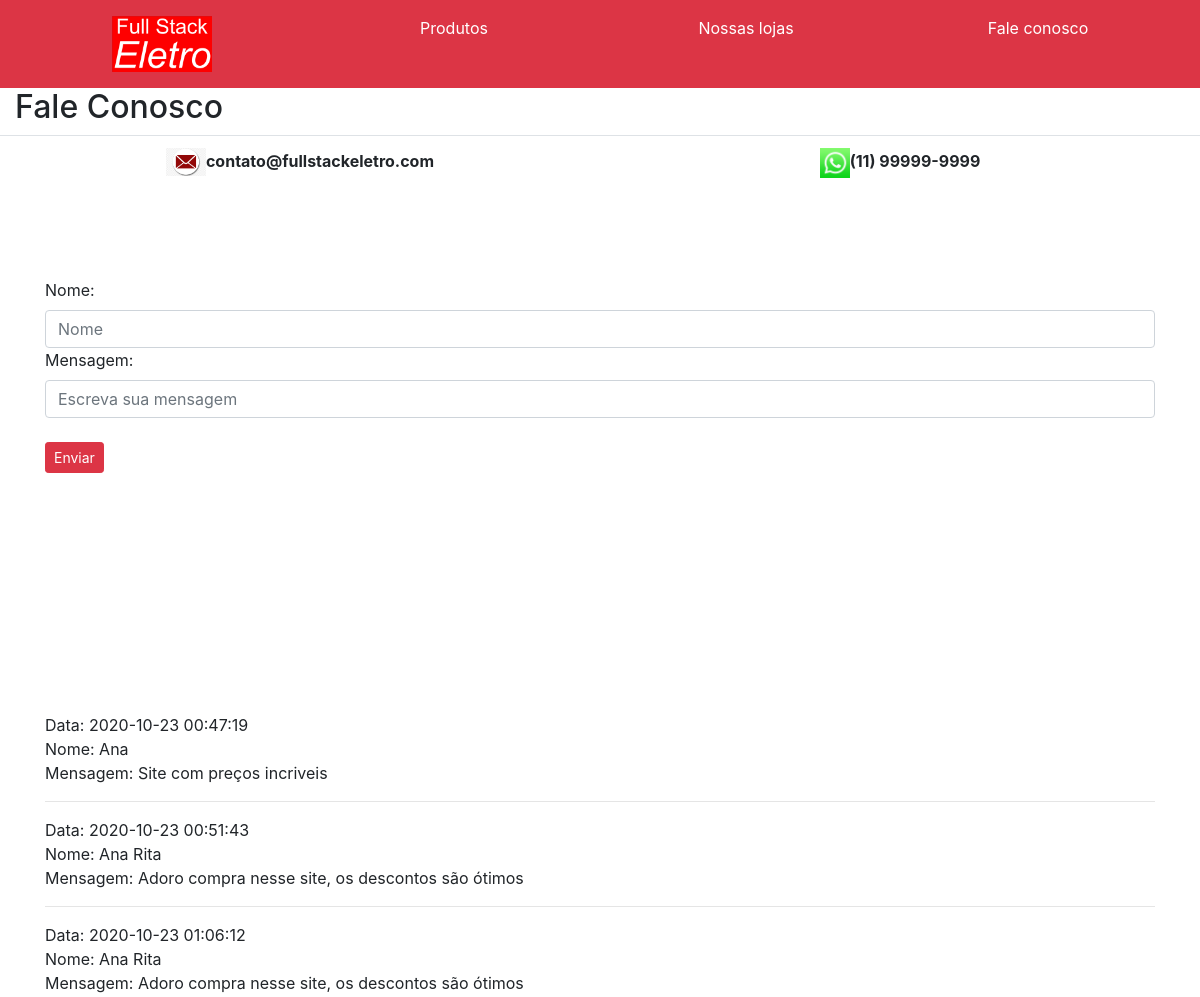
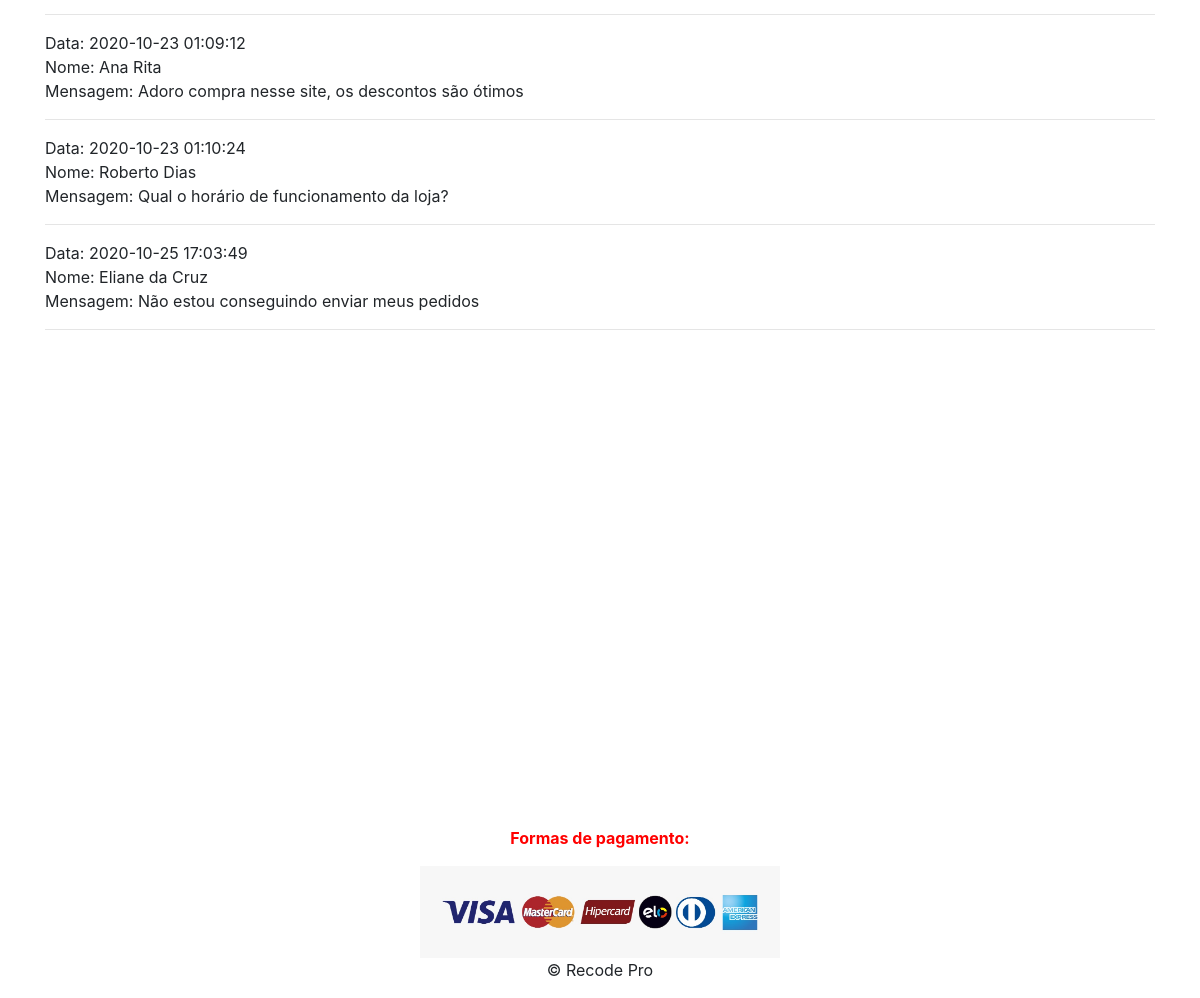
The app's page /contato.php with its own data (2 pictures, top to bottom).
### tables this page shows
CREATE TABLE `comentarios` (
  `id` int NOT NULL AUTO_INCREMENT,
  `nome` varchar(100) DEFAULT NULL,
  `msg` varchar(300) DEFAULT NULL,
  `data` datetime DEFAULT CURRENT_TIMESTAMP,
  PRIMARY KEY (`id`)
);

### contato.php (the view, shortened to what this page needs)
<?php
    $servename = "localhost";
    $username = "root";
    $password = "";
    $database = "fseletro";
    $conn = mysqli_connect ($servename, $username, $password, $database);
?>
<!DOCTYPE html>
<html lang="pt-br">
    <head>
        <link rel="stylesheet" type="text/css" href="./css/estilo.css">
        <link rel="stylesheet" href="https://maxcdn.bootstrapcdn.com/bootstrap/4.0.0/css/bootstrap.css">
    </head>
    <body>
        <section class="container-fluid">
            <h2>Fale Conosco</h2>
        </section>
        <table class="container-fluid table">
            <tr>
                <td  id="contato" >
                    <img src="./imagens/email imagem.png" width="40px">contato@fullstackeletro.com
                </td>
                <td id="contato">
                    <img src="./imagens/whats.png" width="30px">(11) 99999-9999
                </td>
            </tr>
        </table>
        <br><br><br>
        <form class="container form-group-lg" method="post" action="">
            <label for="nome">Nome:</label>
            <input type="text" id="nome" name="nome" class="form-control" placeholder="Nome">
            <label for="msg">Mensagem:</label>
            <input id="msg" type="text" name="msg" class="form-control" placeholder="Escreva sua mensagem"><br>
            <input class="btn btn-danger btn-sm" type="submit" name="submit" value="Enviar">
        </form>
        <br><br><br><br><br>
        <br><br><br><br><br>
    <section class="container">
        <?php
            $sql = "select * from comentarios";
            $result = $conn->query($sql);
            if($result->num_rows >0){
                while($rows = $result->fetch_assoc()){
                    echo "Data: ", $rows['data'], "<br>";
                    echo "Nome: ", $rows['nome'], "<br>";
                     echo "Mensagem: ", $rows['msg'], "<br>";
                    echo "<hr>";
                }
            }else{
                echo "Nenhum comentário ainda!";
                }
        ?>
    </section>
        <br><br><br><br><br>
        <br><br><br><br><br>
        <br><br><br><br><br>
        <br><br><br><br><br>
        <footer id="rodape">
            <p id="formas_pagamento">Formas de pagamento:</p>
            <img class="img_rodape" src="./imagens/WhatsApp Image 2020-09-22 at 21.19.58 (1).jpeg">
            <p>&copy; Recode Pro</p>
        </footer>
    </body>
</html>

### css/estilo.css (style rules this page uses)
body { font-family: Arial, Helvetica, sans-serif; width: 100%; height: 100%; margin: 0%; }
#formas_pagamento { color: red; font-weight: bold; }
.img_menu { width: 120px; }
#rodape { text-align: center; clear: both; }
.img_rodape { align-items: center; width: 30%; height: 20%; }
.img_menu { width: 100px; }
#contato { width: 50%; text-align: center; font-weight: bold; }

### records on screen
comentarios: data "2020-10-23 00:47:19", nome "Ana", msg "Site com preços incriveis"
comentarios: data "2020-10-23 00:51:43", nome "Ana Rita", msg "Adoro compra nesse site, os descontos são ótimos"
comentarios: data "2020-10-23 01:06:12", nome "Ana Rita", msg "Adoro compra nesse site, os descontos são ótimos"
comentarios: data "2020-10-23 01:09:12", nome "Ana Rita", msg "Adoro compra nesse site, os descontos são ótimos"
comentarios: data "2020-10-23 01:10:24", nome "Roberto Dias", msg "Qual o horário de funcionamento da loja?"
comentarios: data "2020-10-25 17:03:49", nome "Eliane da Cruz", msg "Não estou conseguindo enviar meus pedidos"
